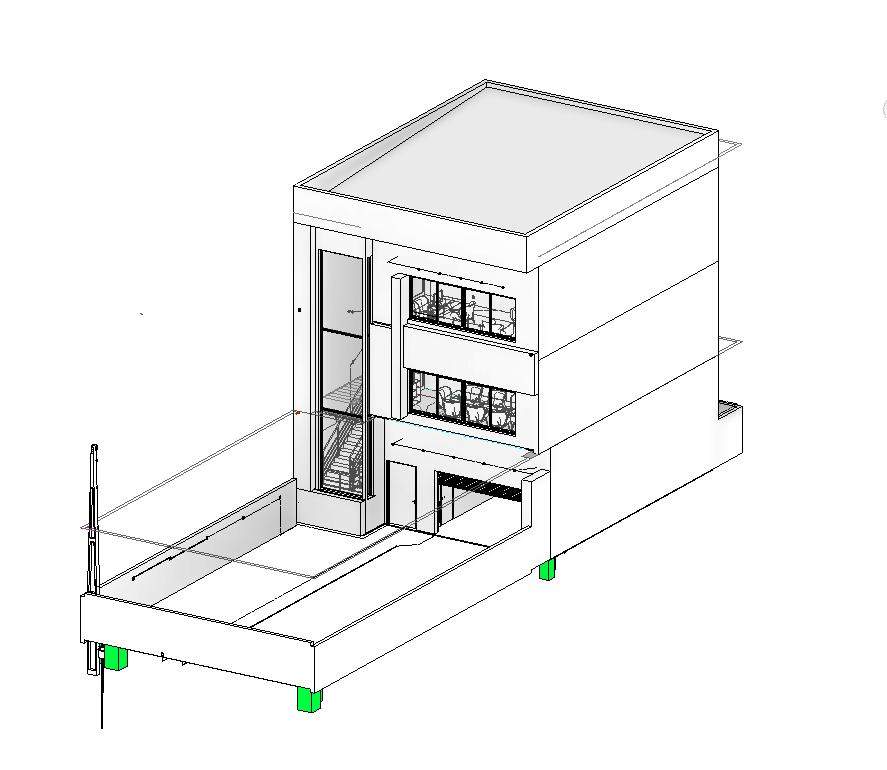
#> input picture REVIT/RODRIGO EMPRESA/Rodrigo empresa.png, 887 x 770 px, found by its file name
$ python optimize_assets.py
#> lines starting #> are read from the running program, lines starting #| are printed output that depends on the picture
#!/usr/bin/env python3
"""
Script para otimização de assets do portfólio
Autor: Pedro Vitor
Data: 2024
"""

import os
import shutil
from pathlib import Path
from PIL import Image
import argparse

class PortfolioAssetOptimizer:
    def __init__(self, source_dir, output_dir):
        self.source_dir = Path(source_dir)
        self.output_dir = Path(output_dir)
        self.setup_directories()

    def setup_directories(self):
        """Cria a estrutura de diretórios necessária"""
        directories = [
            'assets/imagens',
            'assets/pdfs',
            'assets/imagens/rodrigo-empresa',
            'assets/pdfs/rodrigo-empresa'
        ]

        for dir_path in directories:
            full_path = self.output_dir / dir_path
            full_path.mkdir(parents=True, exist_ok=True)
            print(f"✅ Diretório criado: {full_path}")

    def optimize_image(self, input_path, output_path, max_size=(800, 600), quality=85):
        """Otimiza uma imagem para web"""
        try:
            with Image.open(input_path) as img:
                # Converter para RGB se necessário
                if img.mode in ('RGBA', 'LA', 'P'):
                    img = img.convert('RGB')

                # Redimensionar mantendo proporção
                img.thumbnail(max_size, Image.Resampling.LANCZOS)

                # Salvar otimizado
                img.save(output_path, 'JPEG', quality=quality, optimize=True)
                print(f"✅ Imagem otimizada: {output_path}")

        except Exception as e:
            print(f"❌ Erro ao otimizar {input_path}: {e}")

    def create_thumbnail(self, input_path, output_path, size=(400, 300)):
        """Cria thumbnail de uma imagem"""
#> called with size = (400, 300)
        try:
            with Image.open(input_path) as img:
                # Converter para RGB se necessário
#> img is the input picture: PIL image 887x770 RGBA; mean R, G, B, A 242.9, 243.4, 243.1, 255
                if img.mode in ('RGBA', 'LA', 'P'):
                    img = img.convert('RGB')
#> img: PIL image 887x770 RGB

                # Redimensionar para thumbnail
                img.thumbnail(size, Image.Resampling.LANCZOS)
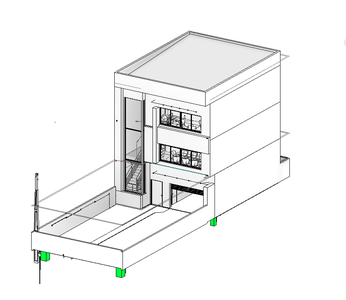
#> img: PIL image 346x300 RGB; mean R, G, B 242.6, 243, 242.7

                # Salvar thumbnail
                img.save(output_path, 'JPEG', quality=80, optimize=True)
                print(f"✅ Thumbnail criado: {output_path}")

        except Exception as e:
            print(f"❌ Erro ao criar thumbnail {input_path}: {e}")

    def process_rodrigo_empresa_images(self):
        """Processa imagens do projeto Rodrigo Empresa"""
        print("\n🖼️ Processando imagens do projeto Rodrigo Empresa...")

        # Mapeamento de imagens
        image_mapping = {
            'Rodrigo empresa.png': {
                'thumb': '3d_render_thumb.jpg',
                'full': '3d_render.jpg',
                'pdf_preview': 'pdf_terreo.jpg'
            }
        }

        source_images_dir = self.source_dir / 'REVIT' / 'RODRIGO EMPRESA'

        for original_name, new_names in image_mapping.items():
            original_path = source_images_dir / original_name

            if original_path.exists():
                # Criar versões otimizadas
                for version, new_name in new_names.items():
                    output_path = self.output_dir / 'assets' / 'imagens' / 'rodrigo-empresa' / new_name

                    if version == 'thumb':
                        self.create_thumbnail(original_path, output_path, (400, 300))
                    elif version == 'full':
                        self.optimize_image(original_path, output_path, (1200, 800))
                    elif version == 'pdf_preview':
                        self.create_thumbnail(original_path, output_path, (300, 200))
            else:
                print(f"⚠️ Imagem não encontrada: {original_path}")

    def process_pdfs(self):
        """Processa PDFs do projeto"""
        print("\n📄 Processando PDFs do projeto...")

        pdf_mapping = {
            'PVP-A02-E101-R03 - TERREO_recorte_p1.pdf': 'PVP-A02-E101-R03 - TERREO_recorte_p1.pdf',
            'PVP-A02-E201-R02 - 2PAV_recorte_p1.pdf': 'PVP-A02-E201-R02 - 2PAV_recorte_p1.pdf',
            'PVP-A02-E301-R02 - 3PAV_recorte_p1.pdf': 'PVP-A02-E301-R02 - 3PAV_recorte_p1.pdf',
            'PVP-A02-E401-R00 - VERTICAL_recorte_p1.pdf': 'PVP-A02-E401-R00 - VERTICAL_recorte_p1.pdf'
        }

        source_pdfs_dir = self.source_dir / 'REVIT' / 'RODRIGO EMPRESA'

        for original_name, new_name in pdf_mapping.items():
            original_path = source_pdfs_dir / original_name

            if original_path.exists():
                output_path = self.output_dir / 'assets' / 'pdfs' / 'rodrigo-empresa' / new_name
                shutil.copy2(original_path, output_path)
                print(f"✅ PDF copiado: {new_name}")
            else:
                print(f"⚠️ PDF não encontrado: {original_path}")

    def create_pdf_previews(self):
        """Cria previews dos PDFs (placeholder)"""
        print("\n🖼️ Criando previews dos PDFs...")

        # Por enquanto, vamos criar placeholders
        # Em produção, você pode usar ferramentas como pdf2image
        preview_names = [
            'pdf_terreo.jpg',
            'pdf_2pav.jpg',
            'pdf_3pav.jpg',
            'pdf_vertical.jpg'
        ]

        for preview_name in preview_names:
            # Criar uma imagem placeholder simples
            placeholder_path = self.output_dir / 'assets' / 'imagens' / 'rodrigo-empresa' / preview_name

            # Usar a imagem 3D como placeholder por enquanto
            source_image = self.output_dir / 'assets' / 'imagens' / 'rodrigo-empresa' / '3d_render.jpg'

            if source_image.exists():
                self.create_thumbnail(source_image, placeholder_path, (300, 200))
#> call 3 of create_thumbnail, with size = (300, 200)
#> in create_thumbnail (call 3), `img.thumbnail(size, Image.Resampling.LANCZOS)`:
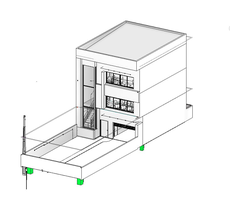
#> img: PIL image 230x200 RGB; mean R, G, B 242.5, 242.9, 242.6
                print(f"✅ Preview criado: {preview_name}")

    def generate_image_placeholders(self):
        """Gera imagens placeholder para projetos sem imagens"""
        print("\n🎨 Gerando imagens placeholder...")

        placeholder_images = [
            'planta_terreo.jpg',
            'planta_2pav.jpg',
            'planta_3pav.jpg'
        ]

        for img_name in placeholder_images:
            output_path = self.output_dir / 'assets' / 'imagens' / 'rodrigo-empresa' / img_name

            # Criar uma imagem placeholder simples
            with Image.new('RGB', (400, 300), color='#f0f0f0') as img:
                # Adicionar texto placeholder
                from PIL import ImageDraw, ImageFont
                draw = ImageDraw.Draw(img)

                # Tentar usar uma fonte padrão
                try:
                    font = ImageFont.load_default()
                except:
                    font = None

                text = "Planta Técnica"
                bbox = draw.textbbox((0, 0), text, font=font)
                text_width = bbox[2] - bbox[0]
                text_height = bbox[3] - bbox[1]

                x = (400 - text_width) // 2
                y = (300 - text_height) // 2

                draw.text((x, y), text, fill='#666666', font=font)
                img.save(output_path, 'JPEG', quality=85)

            print(f"✅ Placeholder criado: {img_name}")
#> this loop made 3 passes
#> pass 1, in generate_image_placeholders, `img.save(output_path, 'JPEG', quality=85)`:
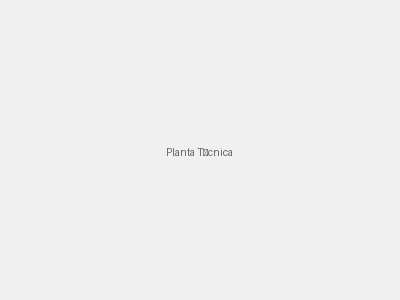
#> saved as planta_terreo.jpg: PIL image 400x300 RGB; min 102, max 240, mean 239.8

    def run_optimization(self):
        """Executa todo o processo de otimização"""
        print("🚀 Iniciando otimização de assets do portfólio...")

        self.process_rodrigo_empresa_images()
        self.process_pdfs()
        self.create_pdf_previews()
        self.generate_image_placeholders()

        print("\n✅ Otimização concluída!")
        print(f"📁 Assets organizados em: {self.output_dir}")

def main():
    parser = argparse.ArgumentParser(description='Otimiza assets para o portfólio')
    parser.add_argument('--source', default='.', help='Diretório fonte')
    parser.add_argument('--output', default='./portfolio-build', help='Diretório de saída')

    args = parser.parse_args()

    optimizer = PortfolioAssetOptimizer(args.source, args.output)
    optimizer.run_optimization()

if __name__ == "__main__":
    main()
